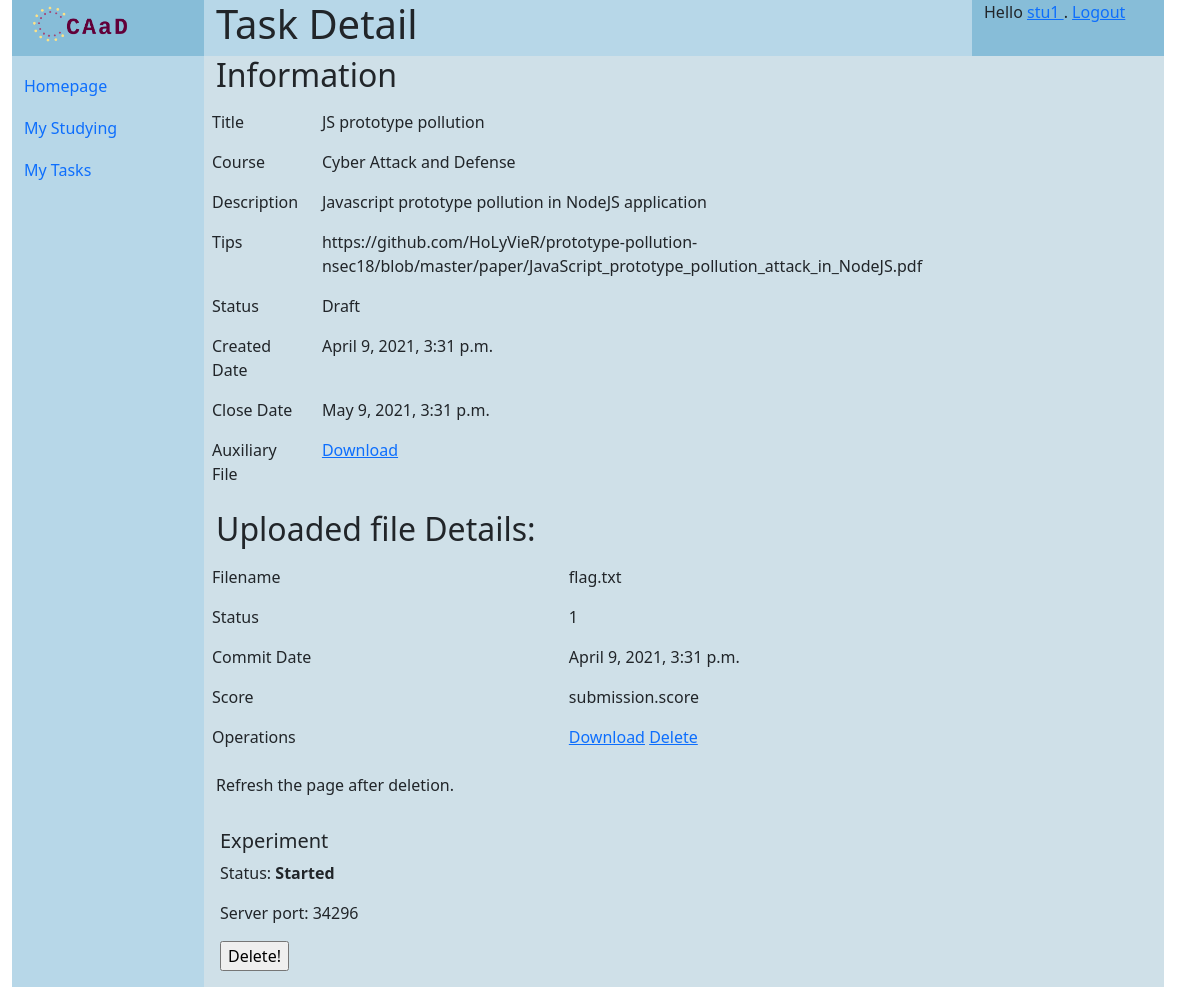
Page /courses/task/13 (signed in) on the committed database.
### homeworks/models.py (models this page shows, shortened)
class Task(models.Model):
    TASK_STATUS = [(0, 'draft'), (1, 'running'), (2, 'closed')]
    title = models.CharField('title', max_length=64)
    description = models.CharField('description', max_length=1024)
    tips = models.CharField('tips', max_length=1024, blank=True)
    answer = models.CharField('answer', max_length=1024, blank=True)
    have_docker = models.BooleanField("have docker experiment", default=False)
    dockerfile = models.OneToOneField(DockerFile, on_delete=models.SET_NULL, blank=True, null=True)
    auxiliary_file = models.OneToOneField(SubmissionFile, on_delete=models.SET_NULL, blank=True, null=True)
    status = models.IntegerField(
        'homework status', choices=TASK_STATUS, default=0)
    create_date = models.DateTimeField('date created', default=timezone.now())
    close_date = models.DateTimeField(
        'date to close', default=timezone.now() + timedelta(days=30))
    course = models.ForeignKey(Course, on_delete=models.CASCADE, related_name="tasks", null=True)
    creator = models.ForeignKey(User, on_delete=models.CASCADE, related_name="tasks_created", null=True)

class Submission(models.Model):
    SUBMISSION_STATUS = [ (0, "Unfinished"), (1, "Submitted"), (2, "Commented") ]
    status = models.IntegerField(
        'status', default=0, choices=SUBMISSION_STATUS)
    commit_date = models.DateTimeField('date committed', default=timezone.now())
    score = models.IntegerField('score', null=True)
    comment = models.CharField('comment', max_length=1024, null=True)
    task = models.ForeignKey(Task, on_delete=models.CASCADE, related_name="submissions", null=True)
    submitter = models.ForeignKey(User, on_delete=models.CASCADE, related_name="submissions", null=True)
    file = models.OneToOneField(SubmissionFile, on_delete=models.SET_NULL, null=True, blank=True, related_name="submission")

### courses/models.py (models this page shows, shortened)
class Course(models.Model):
    name = models.CharField('course name', max_length=32)
    password = models.CharField('joining password', max_length=8)
    description = models.CharField('description', max_length=512)
    is_open = models.BooleanField("Is open to all", default=True)
    create_date = models.DateTimeField('date created up', default=now())
    creator = models.ForeignKey(User, on_delete=models.CASCADE)

### files/models.py (models this page shows, shortened)
class File(models.Model):
    name = models.CharField(max_length=32, blank=True)
    create_date = models.DateTimeField('date created', default=timezone.now())
    hash = models.CharField(max_length=64, blank=True)
    content_type = models.CharField(max_length=64, blank=True, null=True)
    class Meta:
        abstract = True

class SubmissionFile(File):
    file = RestrictedFileField(upload_to=UploadToPathAndRename("submission/" + time.strftime("%Y/%m/%d")), max_length=100, max_upload_size=5242880,
            content_types=['application/pdf', 'application/excel', 'application/msword', 'text/plain', 'text/csv', 'application/zip', 'image/jpeg', 'image/gif'])

### dockers/models.py (models this page shows, shortened)
class Instance(models.Model):
    CONTAINER_STATUS = [ (0, 'creating'), (1, 'running'), (2, 'stopped'), (3, 'deleted')]
    container_id = models.CharField('container id', max_length=64)
    port_local = models.IntegerField('port open in container')
    port_server = models.IntegerField('port allocated on server')
    create_date = models.DateTimeField('date created', default=timezone.now())
    update_date = models.DateTimeField('date last update', default=timezone.now())
    status = models.IntegerField('container status', choices=CONTAINER_STATUS)
    image = models.ForeignKey(Image, on_delete=models.CASCADE)
    submission = models.OneToOneField(Submission, on_delete=models.CASCADE, related_name="instance")

### homeworks/views.py (the view, shortened to what this page needs)
# urls.py: path('task/<int:task_id>', homework_views.TaskDetailView.as_view(), name='task_detail'),
class TaskDetailView(View, ContextMixin):
    template_name = "homeworks/task_detail.html"
    def get_context_data(self, **kwargs):
        context = super().get_context_data(**kwargs)
        context["title"] = "Task Detail"
        return context
    def get(self, request, task_id):
        task = get_object_or_404(Task, pk=task_id)
        if request.user.is_authenticated and CourseMember.is_member_of(request.user.pk, task.course.pk):
            privilege = CourseMember.get_highest_course_privilege(request.user.pk, task.course.pk)
            context = self.get_context_data()
            context['task'] = task
            if privilege == 3:
                try:
                    submission = Submission.objects.get(task__pk=task_id, submitter__pk=request.user.pk)
                    context['submission'] = submission
                except Submission.DoesNotExist:
                    submission = Submission(submitter=request.user, task=task)
                    submission.save()
                except Exception as e:
                    print(e)
                    raise e
                finally:
                    context['submission'] = submission
                    try:
                        file = submission.file
                        print(file.name)
                    except:
                        context['to_submit'] = True
                        context['form'] = UploadFileForm()
            else:
                context["is_teacher"] = True
            return render(request, self.template_name, context=context)
        return return_error(request, USER_NOT_AUTHENTICATED)

### courses/models.py (called while the page is built)
    @classmethod
    def get_highest_course_privilege(cls, user_id, course_id):
        if user_id == None or course_id == None:
            return 4
        cm = cls.objects.filter(course__pk=course_id).filter(user__pk=user_id)
        if len(cm) > 0:
            type = 3
            for role in cm:
                if role.type < type:
                    type = role.type
            return type
        return 4

    @classmethod
    def is_member_of(cls, user_id, course_id):
        return (cls.get_highest_course_privilege(user_id, course_id) < 4)

### templates/homeworks/task_detail.html
{% extends 'generics/base.html' %}
{% block content %}
<h2>Information</h2>
<table class="table table-borderless">
    <tr>
        <td>Title</td>
        <td>{{ task.title }}</td>
    </tr>
    <tr>
        <td>Course</td>
        <td>{{ task.course.name }}</td>
    </tr>
    <tr>
        <td>Description</td>
        <td>{{ task.description|default:"N/A" }}</td>
    </tr>
    <tr>
        <td>Tips</td>
        <td>{{ task.tips|default:"N/A" }}</td>
    </tr>
    <tr>
        <td>Status</td>
        <td>
        {% if task.status == 0 %}
        Draft
        {% elif task.status == 1 %}
        Running
        {% else %}
        Closed
        {% endif %}
        </td>
    </tr>
    <tr>
        <td>Created Date</td>
        <td>{{ task.create_date }}</td>
    </tr>
    <tr>
        <td>Close Date</td>
        <td>{{ task.close_date}}</td>
    </tr>
    {% if task.auxiliary_file %}
    <tr>
        <td>Auxiliary File</td>
        <td>
        <a href="{% url 'files:download' task.auxiliary_file.pk %}">Download</a>
        </td>
    </tr>
    {% endif %}
</table>
{% if is_teacher %}
<div class="row mt-3">
    <div class="m-1 col-2">
        <a href="{% url 'courses:task_update' task.pk %}" class="btn btn-primary" style="width: auto">Update Task</a>
    </div>
    <div class="m-1 col-2">
        <a href="{% url 'courses:submission_list' task.pk %}" class="btn btn-primary" style="width: auto">Submission List</a>
    </div>
    <div class="m-1 col-2">
        <a href="{% url 'dockers:dockerfile_upload' task.pk %}" class="btn btn-primary" style="width: auto">Upload Experiment</a>
    </div>
</div>
{% else %}
<div class="row">
{% if to_submit %}
    {% include "homeworks/includes/upload_homeworkfile_form.html" %}
{% else %}
<h2>Uploaded file Details:</h2>
<table class="table table-borderless">
    <tr>
        <td>Filename</td>
        <td>{{ submission.file.name }}</td>
    </tr>
    <tr>
        <td>Status</td>
        <td>{{ submission.status}}</td>
    </tr>
    <tr>
        <td>Commit Date</td>
        <td>{{ submission.commit_date }}</td>
    </tr>
    <tr>
        <td>Score</td>
        <td>
        {% if submission.score %}
            submission.score
        {% else %}
            <div style='color=red'>Not given yet.</div>
        {% endif %}
        </td>
    </tr>
    <tr>
    <td>Operations</td>
    <td>
        <a href="{% url 'files:download' submission.file.pk %}" target="_blank">Download</a>
        <a href="{% url 'files:delete' submission.file.pk %}" target="_blank">Delete</a>
    </td>
    </tr>
</table>
<p>Refresh the page after deletion.</p>
{% endif %}
{% if task.have_docker %}
    {% include "dockers/includes/container_status.html" %}
{% endif %}
</div>
{% endif %}
{% endblock content %}

### templates/generics/base.html (shortened to what this page needs)
{% load static %}
<!DOCTYPE html>
<html>
    <head>
        <link href="{% static 'css/bootstrap.min.css' %}" rel="stylesheet">
        <link rel="stylesheet" href="{% static 'css/base.css' %}">
    </head>
    <body>
<div id="header" class="header container-fluid row">
    <div class="logo col-sm-2 center">
        <a href="{% url 'home' %}"><img src="{% static 'images/logo.png' %}" alt="CAaD" width="" height="50"></a>
    </div>
        <div class="title col-sm-8">
            <h1>{{ title | default:"Fill in title variable" }}<h1>
        </div>
    <div class="user col-sm-2">
        {% block status %}
            {% if user.is_authenticated %}
            Hello
            <a href="{% url 'users:profile' user.username %}">
            {{ user.username }}
            </a>
            . <a href="{% url 'users:logout_view' %}">Logout</a>
            {% else %}
            Anonymous User. <a href="{% url 'users:login' %}">Login</a>
            {% endif %}
        {% endblock status %}
    </div>
</div>
<div id="body" class="container-fluid row">
    <div class="navi col-sm-2 flex-fill">
    <nav class="navbar navbar-default" role="navigation">
        <ul class="nav nav-pills flex-column">
            <li class="nav-item">
                <a class="nav-link" href='{% url "home" %}'>Homepage</a>
            </li>
            {% block navigation %}
            <li class="nav-item">
                <a class="nav-link" href='{% url "courses:studying_list_my" %}'>My Studying</a>
            </li>
            <li class="nav-item">
                <a class="nav-link" href='{% url "courses:tasks_list_my" %}'>My Tasks</a>
            </li>
            {% endblock %}
        </ul>
    </nav>
    </div>
    <div class="content col-sm-10 container">
    <div class="row align-items-center">
        {% block content%}{% endblock %}
    </div>
    </div>
</div>
    </body>
</html>

### templates/dockers/includes/container_status.html (shortened to what this page needs)
<div class="card-body col-3">
    <h5 class="card-title">Experiment</h5>
    <div class="card-text">
        <p>Status:
            <b>{% if submission.instance.status == 1 %}
            Started
            {% else %}
            Not started
            {% endif %}</b>
        </p>
        {% if submission.instance %}
        <p>Server port: {{ submission.instance.port_server }}</p>
        {% endif %}
    <div class="row">
        {% if submission.instance.status != 1 %}
        <div class="col-auto">
                <form action="{% url 'dockers:container_create' submission.pk %}" method="get">
                {% csrf_token %}
                <input type="submit" value="Create!">
                </form>
        </div>
        {% else %}
        <div class="col-auto">
                <form action="{% url 'dockers:container_delete' submission.pk %}" method="get">
                <input type="submit" value="Delete!">
                </form>
        </div>
        {% endif %}
    </div>
    </div>
</div>

### statics/css/base.css (style rules this page uses)
.logo { background-color: #87bdd8; }
.user { background-color: #87bdd8; }
.title { background-color: #b7d7e8; }
#body { min-height: 90vh; }
.navi { background-color: #b7d7e8; }
.nav-link { padding-left: 0; padding-top: 10px; }
.content { background-color: #cfe0e8; border-top: 10px; }

### rows in the picture
Task: title "JS prototype pollution", course.name "Cyber Attack and Defense", description "Javascript prototype pollution in NodeJS application", tips "https://github.com/HoLyVieR/prototype-pollution-nsec18/blob/master/paper/JavaScript_prototype_pollution_attack_in_NodeJS.pdf", create_date "April 9, 2021, 3:31 p.m.", close_date "May 9, 2021, 3:31 p.m."
Submission: file.name "flag.txt", status "1", commit_date "April 9, 2021, 3:31 p.m.", instance.port_server "34296"

### other values in the picture
{{ user.username }} "stu1"
